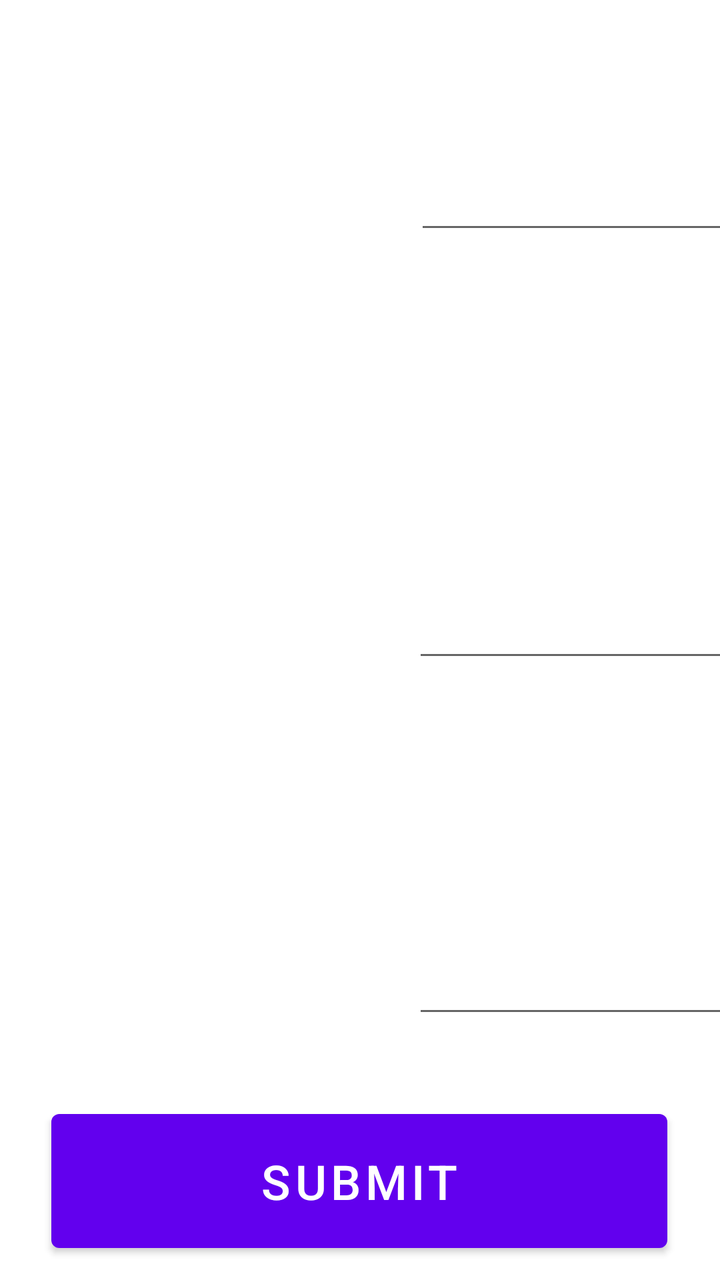
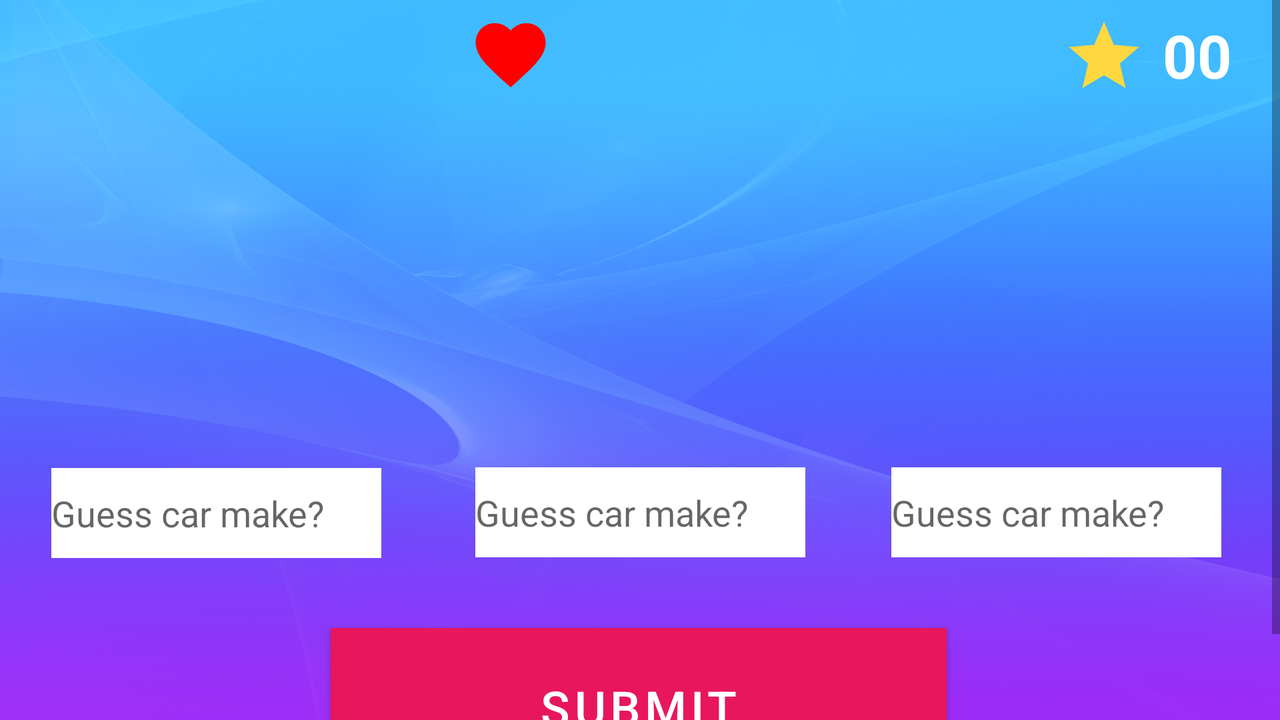

The same Android screen from two of the app's own layout files: first res/layout/ as a phone draws it, then the repository's variant for another configuration, drawn on a device whose configuration selects that folder. Both files follow.
<!-- AndroidManifest.xml: application theme Theme.MobileCWK01 -->
<!-- res/layout/activity_advanced_level.xml -->
<?xml version="1.0" encoding="utf-8"?>
<androidx.constraintlayout.widget.ConstraintLayout xmlns:android="http://schemas.android.com/apk/res/android"
    xmlns:app="http://schemas.android.com/apk/res-auto"
    xmlns:tools="http://schemas.android.com/tools"
    android:layout_width="match_parent"
    android:layout_height="match_parent"
    tools:context=".AdvancedLevel">

    <Button
        android:id="@+id/advanced_button"
        android:layout_width="308dp"
        android:layout_height="79dp"
        android:layout_marginBottom="28dp"
        android:onClick="compareThreeCarAnswers"
        android:text="@string/submit"
        android:textSize="24sp"
        app:layout_constraintBottom_toBottomOf="parent"
        app:layout_constraintEnd_toEndOf="parent"
        app:layout_constraintHorizontal_bias="0.495"
        app:layout_constraintStart_toStartOf="parent"
        app:layout_constraintTop_toBottomOf="@+id/advancedImgView_car3"
        app:layout_constraintVertical_bias="0.604" />

    <ImageView
        android:id="@+id/advancedImgView_car3"
        android:layout_width="188dp"
        android:layout_height="154dp"
        android:layout_marginStart="28dp"
        android:layout_marginLeft="28dp"
        android:layout_marginTop="48dp"
        app:layout_constraintStart_toStartOf="parent"
        app:layout_constraintTop_toBottomOf="@+id/advancedImgView_car2"
        tools:srcCompat="@tools:sample/backgrounds/scenic" />

    <ImageView
        android:id="@+id/advancedImgView_car2"
        android:layout_width="188dp"
        android:layout_height="154dp"
        android:layout_marginStart="28dp"
        android:layout_marginLeft="28dp"
        android:layout_marginTop="48dp"
        app:layout_constraintStart_toStartOf="parent"
        app:layout_constraintTop_toBottomOf="@+id/advancedImgView_car1"
        tools:srcCompat="@tools:sample/backgrounds/scenic" />

    <EditText
        android:id="@+id/advancedLevelTextField1"
        android:layout_width="165dp"
        android:layout_height="42dp"
        android:layout_marginTop="80dp"
        android:ems="20"
        android:inputType="textPersonName"
        android:textSize="18sp"
        app:layout_constraintEnd_toEndOf="parent"
        app:layout_constraintHorizontal_bias="0.416"
        app:layout_constraintStart_toEndOf="@+id/advancedImgView_car1"
        app:layout_constraintTop_toTopOf="parent" />

    <ImageView
        android:id="@+id/advancedImgView_car1"
        android:layout_width="188dp"
        android:layout_height="154dp"
        android:layout_marginStart="28dp"
        android:layout_marginLeft="28dp"
        android:layout_marginTop="20dp"
        app:layout_constraintStart_toStartOf="parent"
        app:layout_constraintTop_toTopOf="parent"
        tools:srcCompat="@tools:sample/backgrounds/scenic" />

    <EditText
        android:id="@+id/advancedLevelTextField2"
        android:layout_width="165dp"
        android:layout_height="42dp"
        android:layout_marginTop="172dp"
        android:ems="10"
        android:inputType="textPersonName"
        android:textSize="18sp"
        app:layout_constraintEnd_toEndOf="parent"
        app:layout_constraintHorizontal_bias="0.466"
        app:layout_constraintStart_toEndOf="@+id/advancedImgView_car2"
        app:layout_constraintTop_toBottomOf="@+id/advancedLevelTextField1" />

    <EditText
        android:id="@+id/advancedLevelTextField3"
        android:layout_width="165dp"
        android:layout_height="42dp"
        android:layout_marginTop="136dp"
        android:ems="10"
        android:inputType="textPersonName"
        android:textSize="18sp"
        app:layout_constraintEnd_toEndOf="parent"
        app:layout_constraintHorizontal_bias="0.466"
        app:layout_constraintStart_toEndOf="@+id/advancedImgView_car3"
        app:layout_constraintTop_toBottomOf="@+id/advancedLevelTextField2" />

    <TextView
        android:id="@+id/textView_rightAnswer1"
        android:layout_width="121dp"
        android:layout_height="35dp"
        android:layout_marginStart="38dp"
        android:layout_marginLeft="38dp"
        android:layout_marginTop="16dp"
        android:gravity="center"
        android:textColor="#FF9800"
        app:layout_constraintEnd_toEndOf="parent"
        app:layout_constraintHorizontal_bias="0.055"
        app:layout_constraintStart_toEndOf="@+id/advancedImgView_car1"
        app:layout_constraintTop_toBottomOf="@+id/advancedLevelTextField1" />

    <TextView
        android:id="@+id/textView_rightAnswer2"
        android:layout_width="121dp"
        android:layout_height="35dp"
        android:layout_marginStart="38dp"
        android:layout_marginLeft="38dp"
        android:layout_marginTop="24dp"
        android:gravity="center"
        android:textColor="#FF9800"
        app:layout_constraintEnd_toEndOf="parent"
        app:layout_constraintHorizontal_bias="0.0"
        app:layout_constraintStart_toEndOf="@+id/advancedImgView_car1"
        app:layout_constraintTop_toBottomOf="@+id/advancedLevelTextField2" />

    <TextView
        android:id="@+id/textView_rightAnswer3"
        android:layout_width="121dp"
        android:layout_height="35dp"
        android:layout_marginStart="38dp"
        android:layout_marginLeft="38dp"
        android:layout_marginTop="12dp"
        android:gravity="center"
        android:textColor="#FF9800"
        app:layout_constraintEnd_toEndOf="parent"
        app:layout_constraintHorizontal_bias="0.0"
        app:layout_constraintStart_toEndOf="@+id/advancedImgView_car1"
        app:layout_constraintTop_toBottomOf="@+id/advancedLevelTextField3" />

</androidx.constraintlayout.widget.ConstraintLayout>
<!-- resources referenced by this layout -->
<resources>
  <string name="submit">Submit</string>
  <style name="Theme.MobileCWK01" parent="Theme.MaterialComponents.DayNight.DarkActionBar">
          
          <item name="colorPrimary">@color/purple_500</item>
          <item name="colorPrimaryVariant">@color/purple_700</item>
          <item name="colorOnPrimary">@color/white</item>
          
          <item name="colorSecondary">@color/teal_200</item>
          <item name="colorSecondaryVariant">@color/teal_700</item>
          <item name="colorOnSecondary">@color/black</item>
          
          <item name="android:statusBarColor" tools:targetApi="l">?attr/colorPrimaryVariant</item>
          
      </style>
  <color name="purple_500">#FF6200EE</color>
  <color name="purple_700">#FF3700B3</color>
  <color name="white">#FFFFFFFF</color>
  <color name="teal_200">#FF03DAC5</color>
  <color name="teal_700">#FF018786</color>
  <color name="black">#FF000000</color>
</resources>
<!-- res/layout-land/activity_advanced_level.xml (the repository's variant of the layout above) -->
<!-- drawn on the phone turned sideways -->
<?xml version="1.0" encoding="utf-8"?>
<androidx.constraintlayout.widget.ConstraintLayout xmlns:android="http://schemas.android.com/apk/res/android"
    xmlns:app="http://schemas.android.com/apk/res-auto"
    xmlns:tools="http://schemas.android.com/tools"
    android:layout_width="match_parent"
    android:layout_height="match_parent"
    android:background="@drawable/background_screen"
    tools:context=".AdvancedLevel">

    <ScrollView
        android:layout_width="match_parent"
        android:layout_height="match_parent"
        app:layout_constraintBottom_toBottomOf="parent"
        app:layout_constraintEnd_toEndOf="parent"
        app:layout_constraintHorizontal_bias="0.0"
        app:layout_constraintStart_toStartOf="parent"
        app:layout_constraintTop_toTopOf="parent"
        app:layout_constraintVertical_bias="1.0">

        <androidx.constraintlayout.widget.ConstraintLayout
            android:layout_width="match_parent"
            android:layout_height="wrap_content"
            tools:context=".AdvancedLevel">

            <TextView
                android:id="@+id/advanced_life_score_points"
                android:layout_width="wrap_content"
                android:layout_height="wrap_content"
                android:layout_marginEnd="24dp"
                android:layout_marginRight="24dp"
                android:text="00"
                android:textColor="#FFFFFF"
                android:textSize="30sp"
                android:textStyle="bold"
                app:layout_constraintBottom_toBottomOf="parent"
                app:layout_constraintEnd_toEndOf="parent"
                app:layout_constraintHorizontal_bias="1.0"
                app:layout_constraintStart_toEndOf="@+id/imageViewStar"
                app:layout_constraintTop_toTopOf="parent"
                app:layout_constraintVertical_bias="0.02" />

            <TextView
                android:id="@+id/advanced_life_pts"
                android:layout_width="wrap_content"
                android:layout_height="wrap_content"
                android:textColor="#FFFFFF"
                android:textColorHighlight="#FF0000"
                android:textSize="30sp"
                android:textStyle="bold"
                app:layout_constraintBottom_toBottomOf="parent"
                app:layout_constraintEnd_toStartOf="@+id/imageViewStar"
                app:layout_constraintHorizontal_bias="0.0"
                app:layout_constraintStart_toEndOf="@+id/imageViewChances"
                app:layout_constraintTop_toTopOf="parent"
                app:layout_constraintVertical_bias="0.02" />

            <TextView
                android:id="@+id/timeView_4"
                android:layout_width="73dp"
                android:layout_height="42dp"
                android:cursorVisible="false"
                android:gravity="center"
                android:textColor="#FFFFFF"
                android:textSize="24sp"
                android:textStyle="bold"
                android:visibility="invisible"
                app:layout_constraintBottom_toBottomOf="parent"
                app:layout_constraintEnd_toEndOf="parent"
                app:layout_constraintHorizontal_bias="0.047"
                app:layout_constraintStart_toStartOf="parent"
                app:layout_constraintTop_toTopOf="parent"
                app:layout_constraintVertical_bias="0.02" />

            <Button
                android:id="@+id/advanced_button"
                android:layout_width="308dp"
                android:layout_height="79dp"
                android:layout_marginTop="84dp"
                android:layout_marginBottom="16dp"
                android:background="#FFFFFF"
                android:text="@string/submit"
                android:textSize="24sp"
                app:backgroundTint="#E8165D"
                app:layout_constraintBottom_toBottomOf="parent"
                app:layout_constraintEnd_toEndOf="parent"
                app:layout_constraintHorizontal_bias="0.498"
                app:layout_constraintStart_toStartOf="parent"
                app:layout_constraintTop_toBottomOf="@+id/advancedImgView_car2"
                app:strokeColor="#970C3D"
                app:strokeWidth="3dp" />

            <ImageView
                android:id="@+id/advancedImgView_car2"
                android:layout_width="210dp"
                android:layout_height="170dp"
                android:layout_marginTop="60dp"
                android:contentDescription="TODO"
                app:layout_constraintEnd_toEndOf="parent"
                app:layout_constraintHorizontal_bias="0.499"
                app:layout_constraintStart_toStartOf="parent"
                app:layout_constraintTop_toTopOf="parent"
                tools:srcCompat="@tools:sample/backgrounds/scenic" />

            <ImageView
                android:id="@+id/advancedImgView_car3"
                android:layout_width="210dp"
                android:layout_height="170dp"
                android:layout_marginTop="60dp"
                app:layout_constraintEnd_toEndOf="parent"
                app:layout_constraintHorizontal_bias="0.971"
                app:layout_constraintStart_toStartOf="parent"
                app:layout_constraintTop_toTopOf="parent"
                tools:srcCompat="@tools:sample/backgrounds/scenic" />

            <ImageView
                android:id="@+id/advancedImgView_car1"
                android:layout_width="210dp"
                android:layout_height="170dp"
                android:layout_marginTop="60dp"
                android:contentDescription="TODO"
                app:layout_constraintEnd_toEndOf="parent"
                app:layout_constraintHorizontal_bias="0.03"
                app:layout_constraintStart_toStartOf="parent"
                app:layout_constraintTop_toTopOf="parent"
                tools:srcCompat="@tools:sample/backgrounds/scenic" />

            <EditText
                android:id="@+id/advancedLevelTextField1"
                android:layout_width="165dp"
                android:layout_height="45dp"
                android:background="#FFFFFF"
                android:ems="20"
                android:hint="Guess car make?"
                android:inputType="textPersonName"
                android:textSize="18sp"
                app:layout_constraintBottom_toTopOf="@+id/textView_rightAnswer1"
                app:layout_constraintEnd_toEndOf="parent"
                app:layout_constraintHorizontal_bias="0.054"
                app:layout_constraintStart_toStartOf="parent"
                app:layout_constraintTop_toBottomOf="@+id/advancedImgView_car1"
                app:layout_constraintVertical_bias="1.0" />

            <EditText
                android:id="@+id/advancedLevelTextField2"
                android:layout_width="165dp"
                android:layout_height="45dp"
                android:background="#FFFFFF"
                android:ems="10"
                android:hint="Guess car make?"
                android:inputType="textPersonName"
                android:textSize="18sp"
                app:layout_constraintBottom_toTopOf="@+id/textView_rightAnswer2"
                app:layout_constraintEnd_toEndOf="parent"
                app:layout_constraintStart_toStartOf="parent"
                app:layout_constraintTop_toBottomOf="@+id/advancedImgView_car2"
                app:layout_constraintVertical_bias="0.933" />

            <EditText
                android:id="@+id/advancedLevelTextField3"
                android:layout_width="165dp"
                android:layout_height="45dp"
                android:background="#FFFFFF"
                android:ems="10"
                android:hint="Guess car make?"
                android:inputType="textPersonName"
                android:textSize="18sp"
                app:layout_constraintBottom_toTopOf="@+id/textView_rightAnswer3"
                app:layout_constraintEnd_toEndOf="parent"
                app:layout_constraintHorizontal_bias="0.938"
                app:layout_constraintStart_toStartOf="parent"
                app:layout_constraintTop_toBottomOf="@+id/advancedImgView_car3"
                app:layout_constraintVertical_bias="0.924" />

            <TextView
                android:id="@+id/textView_rightAnswer1"
                android:layout_width="121dp"
                android:layout_height="35dp"
                android:gravity="center"
                android:textColor="#F1E500"
                android:textSize="24sp"
                android:textStyle="bold"
                app:layout_constraintBottom_toTopOf="@+id/advanced_button"
                app:layout_constraintEnd_toEndOf="parent"
                app:layout_constraintHorizontal_bias="0.077"
                app:layout_constraintStart_toStartOf="parent"
                app:layout_constraintTop_toTopOf="parent"
                app:layout_constraintVertical_bias="1.0" />

            <TextView
                android:id="@+id/textView_rightAnswer2"
                android:layout_width="121dp"
                android:layout_height="35dp"
                android:layout_marginStart="38dp"
                android:layout_marginLeft="38dp"
                android:gravity="center"
                android:textColor="#F1E500"
                android:textSize="24sp"
                android:textStyle="bold"
                app:layout_constraintBottom_toTopOf="@+id/advanced_button"
                app:layout_constraintEnd_toEndOf="parent"
                app:layout_constraintHorizontal_bias="0.466"
                app:layout_constraintStart_toStartOf="parent"
                app:layout_constraintTop_toTopOf="parent"
                app:layout_constraintVertical_bias="1.0" />

            <TextView
                android:id="@+id/textView_rightAnswer3"
                android:layout_width="121dp"
                android:layout_height="35dp"
                android:gravity="center"
                android:textColor="#F1E500"
                android:textSize="24sp"
                android:textStyle="bold"
                app:layout_constraintBottom_toTopOf="@+id/advanced_button"
                app:layout_constraintEnd_toEndOf="parent"
                app:layout_constraintHorizontal_bias="0.904"
                app:layout_constraintStart_toStartOf="parent"
                app:layout_constraintTop_toTopOf="parent"
                app:layout_constraintVertical_bias="1.0" />

            <ImageView
                android:id="@+id/imageViewStar"
                android:layout_width="48dp"
                android:layout_height="42dp"
                android:layout_marginEnd="64dp"
                android:layout_marginRight="64dp"
                android:src="@drawable/ic_baseline_star_24"
                app:layout_constraintBottom_toBottomOf="parent"
                app:layout_constraintEnd_toEndOf="parent"
                app:layout_constraintTop_toTopOf="parent"
                app:layout_constraintVertical_bias="0.02"
                app:tint="#FFD740" />

            <ImageView
                android:id="@+id/imageViewChances"
                android:layout_width="48dp"
                android:layout_height="42dp"
                android:src="@drawable/ic_baseline_favorite_24"
                app:layout_constraintBottom_toBottomOf="parent"
                app:layout_constraintEnd_toStartOf="@+id/imageViewStar"
                app:layout_constraintHorizontal_bias="0.482"
                app:layout_constraintStart_toStartOf="parent"
                app:layout_constraintTop_toTopOf="parent"
                app:layout_constraintVertical_bias="0.017"
                app:tint="#FF0000" />

        </androidx.constraintlayout.widget.ConstraintLayout>
    </ScrollView>

</androidx.constraintlayout.widget.ConstraintLayout>
<!-- resources referenced by the variant -->
<!-- as the phone turned sideways resolves them -->
<resources>
  <!-- drawable background_screen: png bitmap (drawable, 1016764 bytes) -->
  <!-- drawable ic_baseline_favorite_24 (drawable) -->
  <vector xmlns:android="http://schemas.android.com/apk/res/android"
      android:width="24dp"
      android:height="24dp"
      android:viewportWidth="24"
      android:viewportHeight="24"
      android:tint="?attr/colorControlNormal">
    <path
        android:fillColor="@color/Red"
        android:pathData="M12,21.35l-1.45,-1.32C5.4,15.36 2,12.28 2,8.5 2,5.42 4.42,3 7.5,3c1.74,0 3.41,0.81 4.5,2.09C13.09,3.81 14.76,3 16.5,3 19.58,3 22,5.42 22,8.5c0,3.78 -3.4,6.86 -8.55,11.54L12,21.35z"/>
  </vector>
  <!-- drawable ic_baseline_star_24 (drawable) -->
  <vector android:height="32dp" android:tint="?attr/colorControlNormal"
      android:viewportHeight="24" android:viewportWidth="24"
      android:width="32dp" xmlns:android="http://schemas.android.com/apk/res/android">
      <path android:fillColor="@color/Yellow" android:pathData="M12,17.27L18.18,21l-1.64,-7.03L22,9.24l-7.19,-0.61L12,2 9.19,8.63 2,9.24l5.46,4.73L5.82,21z"/>
  </vector>
  <string name="submit">Submit</string>
  <style name="Theme.MobileCWK01" parent="Theme.MaterialComponents.DayNight.DarkActionBar">
          
          <item name="colorPrimary">@color/purple_500</item>
          <item name="colorPrimaryVariant">@color/purple_700</item>
          <item name="colorOnPrimary">@color/white</item>
          
          <item name="colorSecondary">@color/teal_200</item>
          <item name="colorSecondaryVariant">@color/teal_700</item>
          <item name="colorOnSecondary">@color/black</item>
          
          <item name="android:statusBarColor" tools:targetApi="l">?attr/colorPrimaryVariant</item>
          
      </style>
  <color name="Red">#FFFF0000</color>
  <color name="Yellow">#FFFFFF00</color>
  <color name="purple_500">#FF6200EE</color>
  <color name="purple_700">#FF3700B3</color>
  <color name="white">#FFFFFFFF</color>
  <color name="teal_200">#FF03DAC5</color>
  <color name="teal_700">#FF018786</color>
  <color name="black">#FF000000</color>
</resources>
